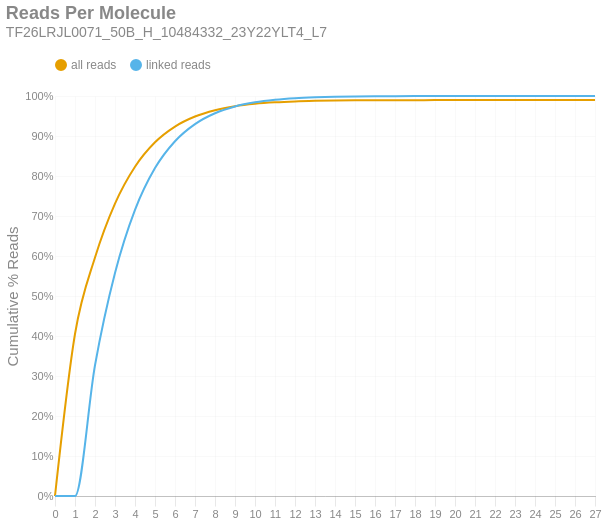

Notebook cell for this chart:
### Markdown cell above
### Reads per Molecule
This chart shows the cumulative distribution of the number of reads per linked molecule. That is, how many alignments are associated with a unique molecule. This excludes the number of reads associated with invalid or absent linked-read barcodes. The `linked` histogram is the percentages recalculated when disregarding singletons.

### Code cell
if SKIPLR:
    print_html(f"Skipped")
else:
    counts = np.bincount(valids['reads'].cast(pl.Int64).to_numpy())
    weighted = counts * np.arange(len(counts))
    all_perc = weighted / n_reads
    linked_perc = weighted / n_linked_reads
    linked_perc[1] = 0
    binned_df = pl.DataFrame({
        'readsper': list(range(len(counts))),
        'all reads (cumsum)': np.cumsum(all_perc).tolist(),
        'linked reads (cumsum)': np.cumsum(linked_perc).tolist(),
    })

    with SafeRender(binned_df):
        (
            density_plot(binned_df, 'Reads Per Molecule', samplename, 'readspmol')
            .encode(
                x=alt.X('readsper:O', title=None).axis(labelAngle=0).scale(padding=0),
                y=alt.Y('value:Q', title='Cumulative % Reads').axis(format='%').stack(False),
                color=alt.Color("key:N").scale(domain=["all reads", "linked reads"]),
                tooltip=[
                    alt.Tooltip("key:N", title="Data Type"),
                    alt.Tooltip("readsper:O", title="Reads Per Molecule"),
                    alt.Tooltip("value:Q", format=".2%", title="% Reads (Cum.)")
                ]            
            )
        ).display()

### Figure 1 — Vega-Lite specification as saved in the notebook (floating-point values rounded to 4 significant figures)
{"width": "container", "height": 400, "config": {"title": {"anchor": "start", "dy": -15, "fontSize": 18, "color": "#888888", "subtitleColor": "#888888", "subtitleFontSize": 14}, "arc": {"fill": "#0072B2"}, "axis": {"domainColor": "#888888", "domainWidth": 0.5, "gridWidth": 0.2, "grid": false, "titleFontWeight": 400, "titleFontSize": 15, "labelFontSize": 11, "labelColor": "#888888", "tickColor": "#888888", "tickWidth": 0.2, "titleColor": "#888888"}, "axisBand": {"grid": false}, "axisX": {"grid": true, "tickSize": 10, "domainCap": "round"}, "axisY": {"domain": false, "grid": true, "tickSize": 0, "domainCap": "round"}, "background": "transparent", "header": {"labelFontSize": 15, "labelColor": "#888888", "titleFontSize": 15, "titleFontWeight": 600, "titleColor": "#888888"}, "legend": {"labelFont": "sans-serif", "labelFontSize": 12, "labelColor": "#888888", "symbolSize": 100, "symbolType": "circle", "titleFontSize": 12, "titlePadding": 10, "titleColor": "#888888", "title": null, "orient": "top"}, "range": {"category": ["#E69F00", "#56B4E9", "#009E73", "#F0E442", "#0072B2", "#D55E00", "#CC79A7", "#000000"], "diverging": ["#cfe8f3", "#a2d4ec", "#73bfe2", "#46abdb", "#1696d2", "#12719e"]}, "area": {"fill": "#0072B2", "fillOpacity": 0.7, "line": true, "strokeOpacity": 0.7}, "line": {"color": "#0072B2", "stroke": "#0072B2", "strokeWidth": 2}, "trail": {"color": "#0072B2", "stroke": "#0072B2", "strokeWidth": 0, "size": 1}, "point": {"filled": true, "fillOpacity": 1.0, "size": 95}, "text": {"color": "#888888", "fontSize": 11, "align": "right", "fontWeight": 400, "size": 11}, "bar": {"fill": "#0072B2", "stroke": null}, "view": {"stroke": null, "continuousWidth": 660, "continuousHeight": 400}}, "data": {"name": "data-55a85dc49211b37d34fc4c9445ffcaf4"}, "mark": {"type": "line", "interpolate": "monotone", "point": {"opacity": 0, "size": 275}}, "encoding": {"color": {"field": "key", "scale": {"domain": ["all reads", "linked reads"]}, "type": "nominal"}, "tooltip": [{"field": "key", "title": "Data Type", "type": "nominal"}, {"field": "readsper", "title": "Reads Per Molecule", "type": "ordinal"}, {"field": "value", "format": ".2%", "title": "% Reads (Cum.)", "type": "quantitative"}], "x": {"axis": {"labelAngle": 0}, "field": "readsper", "scale": {"padding": 0}, "title": null, "type": "ordinal"}, "y": {"axis": {"format": "%"}, "field": "value", "stack": false, "title": "Cumulative % Reads", "type": "quantitative"}}, "params": [{"name": "param_c36ac31b6afebe62", "select": {"type": "point", "fields": ["key"]}, "bind": "legend"}], "title": {"text": "Reads Per Molecule", "subtitle": "TF26LRJL0071_50B_H_10484332_23Y22YLT4_L7"}, "transform": [{"fold": ["all reads (cumsum)", "linked reads (cumsum)"]}, {"calculate": "replace(datum.key, ' (cumsum)', '')", "as": "key"}, {"filter": {"param": "param_c36ac31b6afebe62"}}], "usermeta": {"embedOptions": {"downloadFileName": "TF26LRJL0071_50B_H_10484332_23Y22YLT4_L7.readspmol"}}, "$schema": "https://vega.github.io/schema/vega-lite/v6.4.1.json", "datasets": {"data-55a85dc49211b37d34fc4c9445ffcaf4": [{"readsper": 0, "all reads (cumsum)": 0.0, "linked reads (cumsum)": 0.0}, {"readsper": 1, "all reads (cumsum)": 0.405, "linked reads (cumsum)": 0.0}, {"readsper": 2, "all reads (cumsum)": 0.5961, "linked reads (cumsum)": 0.3268}, {"readsper": 3, "all reads (cumsum)": 0.7309, "linked reads (cumsum)": 0.5574}, {"readsper": 4, "all reads (cumsum)": 0.8232, "linked reads (cumsum)": 0.7151}, {"readsper": 5, "all reads (cumsum)": 0.8843, "linked reads (cumsum)": 0.8197}, {"readsper": 6, "all reads (cumsum)": 0.9236, "linked reads (cumsum)": 0.8869}, {"readsper": 7, "all reads (cumsum)": 0.9487, "linked reads (cumsum)": 0.9298}, {"readsper": 8, "all reads (cumsum)": 0.9646, "linked reads (cumsum)": 0.9569}, {"readsper": 9, "all reads (cumsum)": 0.9745, "linked reads (cumsum)": 0.9739}, {"readsper": 10, "all reads (cumsum)": 0.9806, "linked reads (cumsum)": 0.9843}, {"readsper": 11, "all reads (cumsum)": 0.9843, "linked reads (cumsum)": 0.9906}, {"readsper": 12, "all reads (cumsum)": 0.9865, "linked reads (cumsum)": 0.9944}, {"readsper": 13, "all reads (cumsum)": 0.9878, "linked reads (cumsum)": 0.9967}, {"readsper": 14, "all reads (cumsum)": 0.9886, "linked reads (cumsum)": 0.9981}, {"readsper": 15, "all reads (cumsum)": 0.9891, "linked reads (cumsum)": 0.9988}, {"readsper": 16, "all reads (cumsum)": 0.9894, "linked reads (cumsum)": 0.9993}, {"readsper": 17, "all reads (cumsum)": 0.9896, "linked reads (cumsum)": 0.9996}, {"readsper": 18, "all reads (cumsum)": 0.9897, "linked reads (cumsum)": 0.9998}, {"readsper": 19, "all reads (cumsum)": 0.9897, "linked reads (cumsum)": 0.9999}, {"readsper": 20, "all reads (cumsum)": 0.9897, "linked reads (cumsum)": 0.9999}, {"readsper": 21, "all reads (cumsum)": 0.9897, "linked reads (cumsum)": 0.9999}, {"readsper": 22, "all reads (cumsum)": 0.9898, "linked reads (cumsum)": 1.0}, {"readsper": 23, "all reads (cumsum)": 0.9898, "linked reads (cumsum)": 1.0}, {"readsper": 24, "all reads (cumsum)": 0.9898, "linked reads (cumsum)": 1.0}, {"readsper": 25, "all reads (cumsum)": 0.9898, "linked reads (cumsum)": 1.0}, {"readsper": 26, "all reads (cumsum)": 0.9898, "linked reads (cumsum)": 1.0}, {"readsper": 27, "all reads (cumsum)": 0.9898, "linked reads (cumsum)": 1.0}]}}
